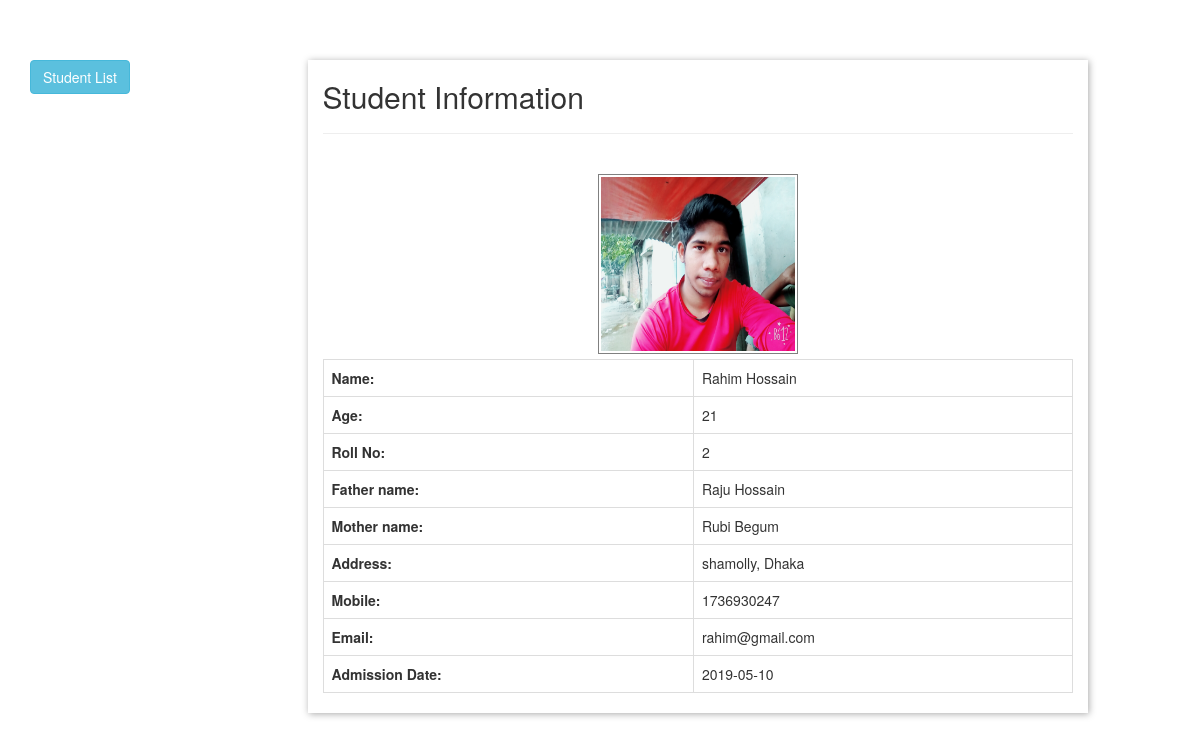
The app's page /show.php?ID=14 with its own data.
### tables this page shows
CREATE TABLE `students` (
  `ID` int(11) NOT NULL,
  `name` varchar(250) NOT NULL,
  `age` int(20) NOT NULL,
  `fname` varchar(250) NOT NULL,
  `mname` varchar(250) NOT NULL,
  `roll` int(80) NOT NULL,
  `address` varchar(250) NOT NULL,
  `mobile` int(150) NOT NULL,
  `email` varchar(250) NOT NULL,
  `image` varchar(250) NOT NULL,
  `date` text NOT NULL
);

### show.php (the view, shortened to what this page needs)
<?php
$ID=$_GET['ID'];
$con=mysqli_connect('localhost','root','','ashiq');
$sql="SELECT * FROM students where ID=$ID";
$result=mysqli_query($con,$sql);
$std=mysqli_fetch_assoc($result);
?>
<!DOCTYPE html>
<html>
<head>
	<link rel="stylesheet" type="text/css" href="css/style.css">
	<link rel="stylesheet" type="text/css" href="css/bootstrap.min.css">
</head>
<body>
	<br><br><br>
<div class="container">
	<div class="row">
<div class="col-md-3"><a class=" btn btn-info" href="index.php">Student List</a></div>
<div class="col-md-8" style="box-shadow:1px 1px 7px #aaa;">
	<h2 class="center">Student Information</h2><hr>
	<br>
	<div class="text-center">
  <img src="<?php echo 'uploads/'.$std['image'];?>" class="rounded"  height='180' width='200' style="margin-bottom:5px; border:1px solid gray; padding:2px;">
</div>
<table class="table table-bordered"  >
<tr><th>Name:</th>
	<td><?php echo $std['name'];?></td>
</tr>
<tr><th>Age:</th>
	<td><?php echo $std['age'];?></td>
</tr>
<tr><th>Roll No:</th>
	<td><?php echo $std['roll'];?></td>
</tr>
<tr><th>Father name:</th>
	<td><?php echo $std['fname'];?></td>
</tr>
<tr><th>Mother name:</th>
	<td><?php echo $std['mname'];?></td>
</tr>
<tr><th>Address:</th>
	<td><?php echo $std['address'];?></td>
</tr>
<tr><th>Mobile:</th>
	<td><?php echo $std['mobile'];?></td>
</tr>
<tr><th>Email:</th>
	<td><?php echo $std['email'];?></td>
</tr>
<tr><th>Admission Date:</th>
	<td><?php echo $std['date'];?></td>
</tr>
</table>
</div>
</div>
</div>
</body>
</html>

### records on screen
students: image (picture), name "Rahim Hossain", age "21", roll "2", fname "Raju Hossain", mname "Rubi Begum", address "shamolly, Dhaka", mobile "1736930247", email "rahim@gmail.com", date "2019-05-10"
